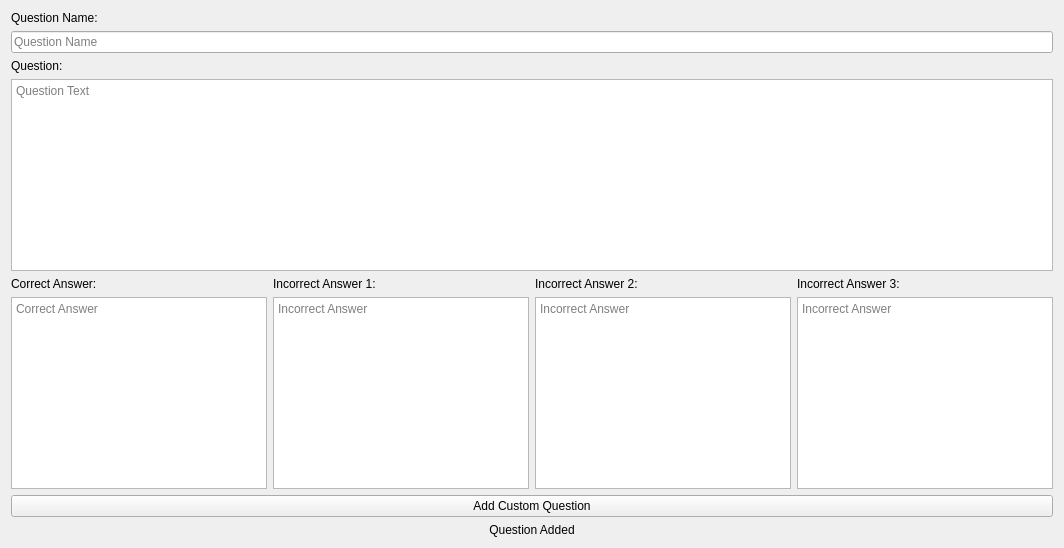
              <widget class="QWidget" name="tab_2">
               <attribute name="title">
                <string>Add Custom Question</string>
               </attribute>
               <layout class="QVBoxLayout" name="verticalLayout_57">
                <item>
                 <widget class="QLabel" name="label_21">
                  <property name="text">
                   <string>Question Name:</string>
                  </property>
                 </widget>
                </item>
                <item>
                 <widget class="QLineEdit" name="set_homework_question_name_input">
                  <property name="placeholderText">
                   <string>Question Name</string>
                  </property>
                 </widget>
                </item>
                <item>
                 <widget class="QLabel" name="label_11">
                  <property name="text">
                   <string>Question:</string>
                  </property>
                 </widget>
                </item>
                <item>
                 <widget class="QTextEdit" name="set_homework_question_input">
                  <property name="placeholderText">
                   <string>Question Text</string>
                  </property>
                 </widget>
                </item>
                <item>
                 <layout class="QHBoxLayout" name="horizontalLayout_27">
                  <item>
                   <layout class="QVBoxLayout" name="verticalLayout_39">
                    <item>
                     <widget class="QLabel" name="label_12">
                      <property name="text">
                       <string>Correct Answer:</string>
                      </property>
                     </widget>
                    </item>
                    <item>
                     <widget class="QTextEdit" name="set_homework_correct_answer_input">
                      <property name="placeholderText">
                       <string>Correct Answer</string>
                      </property>
                     </widget>
                    </item>
                   </layout>
                  </item>
                  <item>
                   <layout class="QVBoxLayout" name="verticalLayout_40">
                    <item>
                     <widget class="QLabel" name="label_13">
                      <property name="text">
                       <string>Incorrect Answer 1:</string>
                      </property>
                     </widget>
                    </item>
                    <item>
                     <widget class="QTextEdit" name="set_homework_answer_b_input">
                      <property name="placeholderText">
                       <string>Incorrect Answer</string>
                      </property>
                     </widget>
                    </item>
                   </layout>
                  </item>
                  <item>
                   <layout class="QVBoxLayout" name="verticalLayout_41">
                    <item>
                     <widget class="QLabel" name="label_18">
                      <property name="text">
                       <string>Incorrect Answer 2:</string>
                      </property>
                     </widget>
                    </item>
                    <item>
                     <widget class="QTextEdit" name="set_homework_answer_c_input">
                      <property name="placeholderText">
                       <string>Incorrect Answer</string>
                      </property>
                     </widget>
                    </item>
                   </layout>
                  </item>
                  <item>
                   <layout class="QVBoxLayout" name="verticalLayout_42">
                    <item>
                     <widget class="QLabel" name="label_19">
                      <property name="text">
                       <string>Incorrect Answer 3:</string>
                      </property>
                     </widget>
                    </item>
                    <item>
                     <widget class="QTextEdit" name="set_homework_answer_d_input">
                      <property name="placeholderText">
                       <string>Incorrect Answer</string>
                      </property>
                     </widget>
                    </item>
                   </layout>
                  </item>
                 </layout>
                </item>
                <item>
                 <widget class="QPushButton" name="set_homework_add_custom_question_button">
                  <property name="text">
                   <string>Add Custom Question</string>
                  </property>
                 </widget>
                </item>
                <item>
                 <widget class="QLabel" name="set_homework_custom_question_added_output">
                  <property name="text">
                   <string>Question Added</string>
                  </property>
                  <property name="alignment">
                   <set>Qt::AlignCenter</set>
                  </property>
                 </widget>
                </item>
                <item>
                 <spacer name="verticalSpacer_9">
                  <property name="orientation">
                   <enum>Qt::Vertical</enum>
                  </property>
                  <property name="sizeHint" stdset="0">
                   <size>
                    <width>0</width>
                    <height>0</height>
                   </size>
                  </property>
                 </spacer>
                </item>
               </layout>
              </widget>
